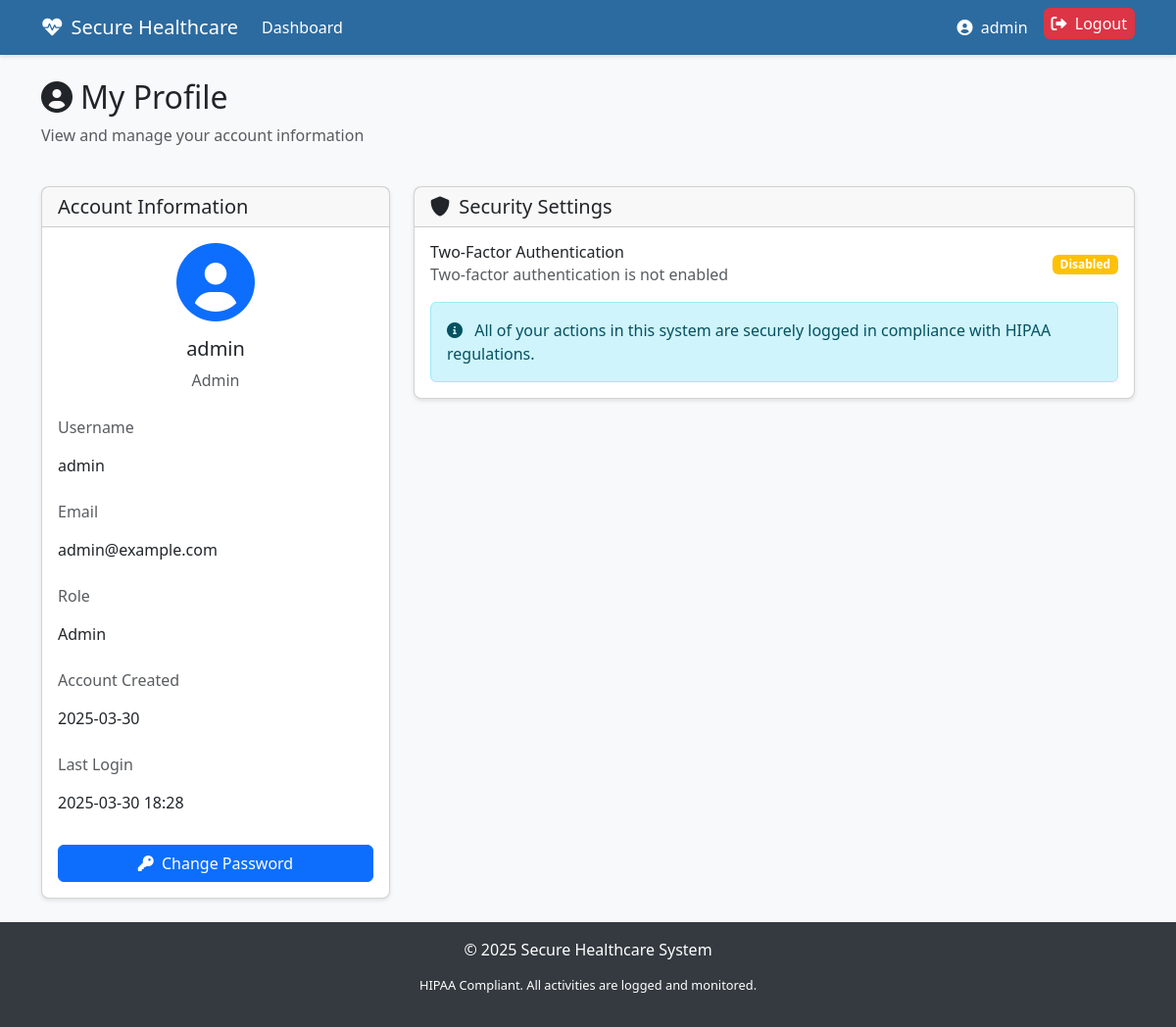
The app's page /profile (signed in) with its own data.
### app.py (models this page shows, shortened)
class User(db.Model, UserMixin):
    id = db.Column(db.Integer, primary_key=True)
    username = db.Column(db.String(80), unique=True, nullable=False)
    user_first_name = db.Column(db.String(80), nullable = False)
    user_last_name = db.Column(db.String(80), nullable = False)
    password_hash = db.Column(db.String(128), nullable=False)
    email = db.Column(db.String(120), unique=True, nullable=False)
    role = db.Column(db.String(20), nullable=False, default='patient')  # admin, doctor, patient
    totp_secret = db.Column(db.String(32), nullable=True)  # For 2FA
    is_active = db.Column(db.Boolean, default=True)
    created_at = db.Column(db.DateTime, default=datetime.utcnow)
    last_login = db.Column(db.DateTime, nullable=True)
    patient = db.relationship('Patient', backref='user', uselist=False)

### app.py (the view)
@app.route('/profile')
@login_required
def profile():
    patient = None
    if current_user.role == 'patient':
        patient = Patient.query.filter_by(user_id=current_user.id).first()
    return render_template('profile.html', patient=patient)

### app.py (called while the page is built)
@login_manager.user_loader
def load_user(user_id):
    return User.query.get(int(user_id))

@app.after_request
def add_security_headers(response):
    response.headers['X-Content-Type-Options'] = 'nosniff'
    response.headers['X-Frame-Options'] = 'SAMEORIGIN'
    response.headers['X-XSS-Protection'] = '1; mode=block'
    response.headers['Strict-Transport-Security'] = 'max-age=31536000; includeSubDomains'
    response.headers['Content-Security-Policy'] = "default-src 'self'; script-src 'self' cdn.jsdelivr.net; style-src 'self' cdn.jsdelivr.net; img-src 'self' data:;"
    response.headers['Referrer-Policy'] = 'strict-origin-when-cross-origin'
    return response

### templates/profile.html (shortened to what this page needs)
{% extends 'base.html' %}
{% block content %}
<div class="row mb-4">
    <div class="col">
        <h2><i class="fas fa-user-circle me-2"></i>My Profile</h2>
        <p class="text-muted">View and manage your account information</p>
    </div>
</div>
<div class="row">
    <div class="col-lg-4">
        <div class="card mb-4">
            <div class="card-header">
                <h5 class="mb-0">Account Information</h5>
            </div>
            <div class="card-body">
                <div class="text-center mb-4">
                    <div class="avatar-placeholder mb-3">
                        <i class="fas fa-user-circle fa-5x text-primary"></i>
                    </div>
                    <h5>{{ current_user.username }}</h5>
                    <p class="text-muted">{{ current_user.role.capitalize() }}</p>
                </div>
                <div class="mb-3">
                    <label class="form-label text-muted">Username</label>
                    <p class="form-control-plaintext">{{ current_user.username }}</p>
                </div>
                <div class="mb-3">
                    <label class="form-label text-muted">Email</label>
                    <p class="form-control-plaintext">{{ current_user.email }}</p>
                </div>
                <div class="mb-3">
                    <label class="form-label text-muted">Role</label>
                    <p class="form-control-plaintext">{{ current_user.role.capitalize() }}</p>
                </div>
                <div class="mb-3">
                    <label class="form-label text-muted">Account Created</label>
                    <p class="form-control-plaintext">{{ current_user.created_at.strftime('%Y-%m-%d') }}</p>
                </div>
                <div class="mb-3">
                    <label class="form-label text-muted">Last Login</label>
                    <p class="form-control-plaintext">{{ current_user.last_login.strftime('%Y-%m-%d %H:%M') if current_user.last_login else 'N/A' }}</p>
                </div>
                <div class="d-grid mt-4">
                    <a href="{{ url_for('change_password') }}" class="btn btn-primary">
                        <i class="fas fa-key me-1"></i> Change Password
                    </a>
                </div>
            </div>
        </div>
    </div>
    <div class="col-lg-8">
        <div class="card">
            <div class="card-header">
                <h5 class="mb-0">
                    <i class="fas fa-shield-alt me-1"></i> Security Settings
                </h5>
            </div>
            <div class="card-body">
                <div class="d-flex align-items-center justify-content-between mb-3">
                    <div>
                        <h6 class="mb-0">Two-Factor Authentication</h6>
                        <p class="text-muted mb-0">
                            {% if current_user.totp_secret %}
                            Two-factor authentication is enabled
                            {% else %}
                            Two-factor authentication is not enabled
                            {% endif %}
                        </p>
                    </div>
                    {% if current_user.totp_secret %}
                    <span class="badge bg-success">Enabled</span>
                    {% else %}
                    <span class="badge bg-warning">Disabled</span>
                    {% endif %}
                </div>
                <div class="alert alert-info mt-3 mb-0">
                    <i class="fas fa-info-circle me-2"></i> All of your actions in this system are securely logged in compliance with HIPAA regulations.
                </div>
            </div>
        </div>
    </div>
</div>
{% endblock %}

### templates/base.html (shortened to what this page needs)
<!DOCTYPE html>
<html lang="en">
<head>
    <link href="https://cdn.jsdelivr.net/npm/bootstrap@5.3.0-alpha1/dist/css/bootstrap.min.css" rel="stylesheet">
    <link rel="stylesheet" href="https://cdnjs.cloudflare.com/ajax/libs/font-awesome/6.0.0/css/all.min.css">
</head>
<body>
    <nav class="navbar navbar-expand-lg navbar-dark mb-4">
        <div class="container">
            <a class="navbar-brand" href="{{ url_for('index') }}">
                <i class="fas fa-heartbeat me-2"></i>Secure Healthcare
            </a>
            <div class="collapse navbar-collapse" id="navbarNav">
                <ul class="navbar-nav me-auto">
                    {% if current_user.is_authenticated %}
                        <li class="nav-item">
                            <a class="nav-link" href="{{ url_for('dashboard') }}">Dashboard</a>
                        </li>
                    {% endif %}
                </ul>
                <ul class="navbar-nav">
                    {% if current_user.is_authenticated %}
                        <li class="nav-item">
                            <a class="nav-link" href="{{ url_for('profile') }}">
                                <i class="fas fa-user-circle me-1"></i> {{ current_user.username }}
                            </a>
                        </li>
                        <li class="nav-item">
                            <a class="nav-link btn-logout py-1 px-2 ms-2 rounded" href="{{ url_for('logout') }}">
                                <i class="fas fa-sign-out-alt me-1"></i> Logout
                            </a>
                        </li>
                    {% endif %}
                </ul>
            </div>
        </div>
    </nav>
    <div class="container">
        {% block content %}{% endblock %}
    </div>
    <footer class="footer mt-auto py-3">
        <div class="container text-center">
            <span>© 2025 Secure Healthcare System</span>
            <p class="hipaa-notice">HIPAA Compliant. All activities are logged and monitored.</p>
        </div>
    </footer>
</body>
</html>

### templates/base.html (style rules this page uses)
body { background-color: #f8f9fa; font-family: 'Segoe UI', Tahoma, Geneva, Verdana, sans-serif; }
.navbar { background-color: #2c6ba0; box-shadow: 0 2px 4px rgba(0, 0, 0, 0.1); }
.navbar-brand, .nav-link { color: white !important; }
.card { border-radius: 8px; box-shadow: 0 2px 4px rgba(0, 0, 0, 0.1); margin-bottom: 20px; }
.footer { background-color: #343a40; color: white; padding: 15px 0; margin-top: 30px; }
.hipaa-notice { font-size: 0.8rem; margin-top: 15px; }
.btn-logout { color: white; background-color: #dc3545; border-color: #dc3545; }

### records on screen
User: username "admin", role "Admin", email "admin@example.com", created_at "2025-03-30", last_login "2025-03-30 18:28"
